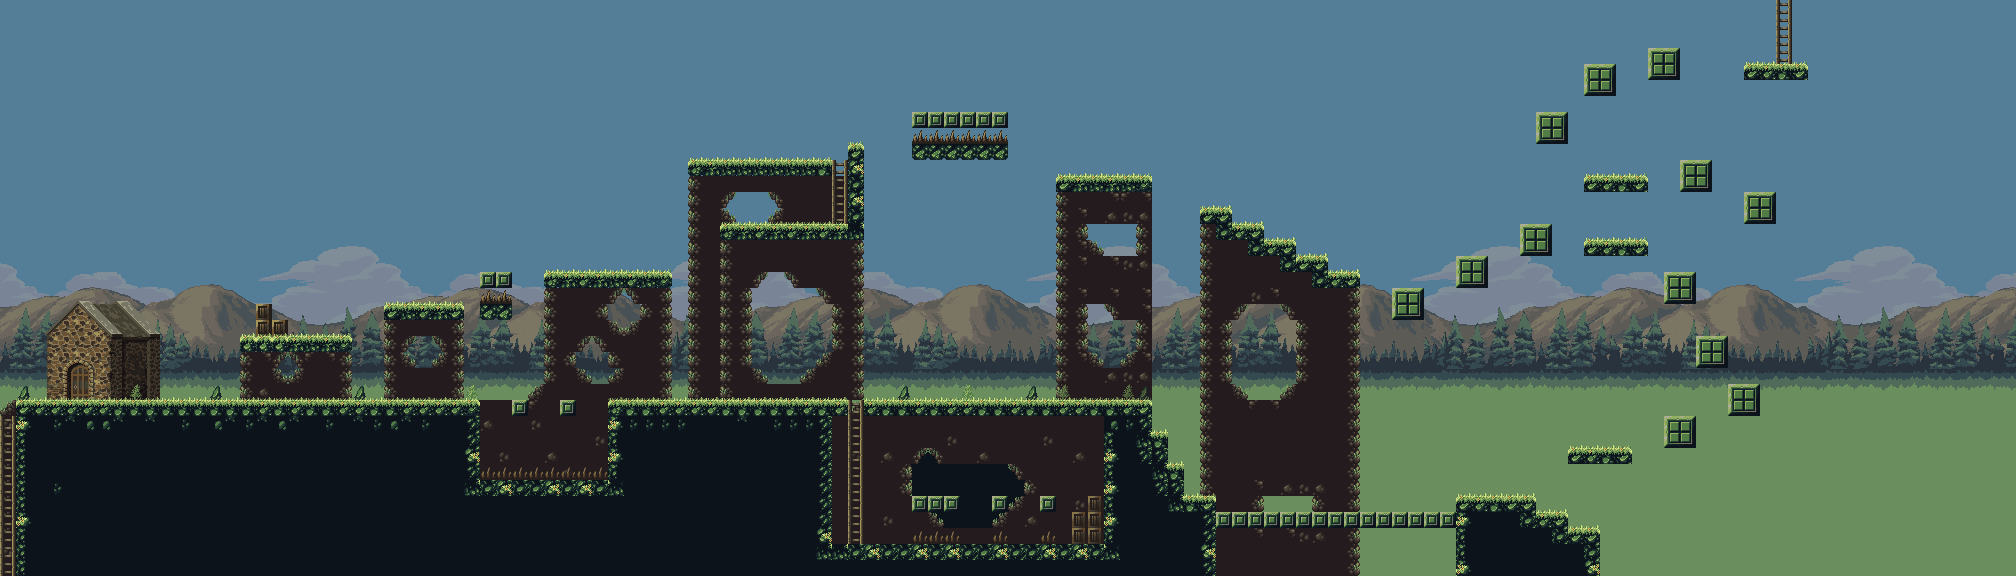

A level layout from a 2D game, rendered from its tile map. Below: a short description, then the map file with tile-grid data replaced by summaries:
An orthogonal 126x36 tile map with 16x16 px tiles, 12 tile layers (parallax1, parallax2, floorCovered, cave, ...), 4 tilesets and 74 objects (Map Limit X, Background Music).

<map version="1.2" tiledversion="1.2.4" orientation="orthogonal" renderorder="right-down" width="126" height="36" tilewidth="16" tileheight="16" infinite="0" nextlayerid="102" nextobjectid="106">
 <tileset firstgid="1" name="Background_Parallax_1" tilewidth="16" tileheight="16" tilecount="312" columns="24">
  <image source="Background_Parallax_1.png" width="384" height="216" />
 </tileset>
 <tileset firstgid="313" name="Background_Parallax_2" tilewidth="16" tileheight="16" tilecount="312" columns="24">
  <image source="Background_Parallax_2.png" width="384" height="216" />
 </tileset>
 <tileset firstgid="625" name="Taiga_Tileset" tilewidth="16" tileheight="16" tilecount="264" columns="33">
  <image source="Taiga_Tileset_2.png" width="528" height="128" />
  <terraintypes>
   <terrain name="UnderCover" tile="40" />
   <terrain name="OutsideFloor" tile="23" />
   <terrain name="SkullBlock" tile="117" />
   <terrain name="NonSkullBlock" tile="105" />
   <terrain name="SmallBlock" tile="123" />
   <terrain name="FloorLine" tile="29" />
   <terrain name="Underground" tile="77" />
   <terrain name="UndergroundBorders" tile="79" />
   <terrain name="Box" tile="49" />
   <terrain name="Spikes" tile="81" />
   <terrain name="OutsideWall" tile="21" />
  </terraintypes>
  <tile id="7" terrain=",,1,1" />
  <tile id="8" terrain=",,1,1" />
  <tile id="9" terrain=",,1,1" />
  <tile id="10" terrain=",,1,1" />
  <tile id="12" terrain=",,5,5" />
  <tile id="13" terrain=",,5,5" />
  <tile id="14" terrain=",,5,5" />
  <tile id="33" terrain=",,5,5" />
  <tile id="39" terrain="10,10,10,10" />
  <tile id="41" terrain="1,1,1,0" />
  <tile id="42" terrain="1,1,0,0" />
  <tile id="43" terrain="1,1,0,0" />
  <tile id="44" terrain="1,1,0,1" />
  <tile id="46" terrain="5,5,5,5" />
  <tile id="47" terrain="5,5,5,5" />
  <tile id="66" terrain="5,5,5,5" />
  <tile id="67" terrain="5,5,5,5" />
  <tile id="73" terrain="10,10,10,10" />
  <tile id="75" terrain="1,0,1,0" />
  <tile id="76" terrain="0,0,0,0" />
  <tile id="77" terrain="0,0,0,0" />
  <tile id="78" terrain="0,1,0,1" />
  <tile id="103" terrain="8,8,8,8" />
  <tile id="107" terrain="10,10,10,10" />
  <tile id="109" terrain="1,0,1,0" />
  <tile id="110" terrain="0,0,0,0" />
  <tile id="111" terrain="0,0,0,0" />
  <tile id="112" terrain="0,1,0,1" />
  <tile id="132" terrain=",7,7,7" />
  <tile id="133" terrain="6,6,6,6" />
  <tile id="134" terrain="6,6,6,6" />
  <tile id="135" terrain="7,,7,7" />
  <tile id="141" terrain="10,10,10,10" />
  <tile id="143" terrain="1,0,1,1" />
  <tile id="144" terrain="0,0,1,1" />
  <tile id="145" terrain="0,0,1,1" />
  <tile id="146" terrain="0,1,1,1" />
  <tile id="166" terrain="7,7,7,7" />
  <tile id="167" terrain="6,6,6,6" />
  <tile id="168" terrain="6,6,6,6" />
  <tile id="169" terrain="7,7,7,7" />
  <tile id="171" terrain="9,9,9,9">
   <objectgroup draworder="index">
    <object id="2" x="0" y="12" width="16" height="4" />
    <object id="3" x="1" y="6" width="4" height="6" />
    <object id="5" x="6" y="2" width="5" height="10" />
    <object id="6" x="5" y="11" width="1" height="1" />
    <object id="10" x="12" y="7" width="3" height="5" />
    <object id="11" x="11" y="11" width="1" height="1" />
   </objectgroup>
  </tile>
  <tile id="200" terrain="7,7,,7" />
  <tile id="201" terrain="6,6,6,6" />
  <tile id="202" terrain="6,6,6,6" />
  <tile id="203" terrain="7,7,7," />
  <tile id="209" terrain="2,2,2,2" />
  <tile id="210" terrain="2,2,2,2" />
  <tile id="212" terrain="3,3,3,3" />
  <tile id="231" terrain="3,3,3,3" />
  <tile id="243" terrain="2,2,2,2" />
  <tile id="244" terrain="2,2,2,2" />
 </tileset>
 <tileset firstgid="889" name="Props" tilewidth="16" tileheight="16" tilecount="300" columns="30">
  <image source="Props_2.png" width="488" height="160" />
  <tile id="39">
   <objectgroup draworder="index">
    <object id="3" x="0" y="0" width="16" height="16" />
   </objectgroup>
  </tile>
 </tileset>
 <layer id="89" name="parallax1" width="126" height="36" opacity="0.93">
  <properties>
   <property name="speed" type="float" value="0.6" />
  </properties>
  <data>[4536 cells, 3402 non-empty, 312 distinct tile ids]</data>
 </layer>
 <layer id="90" name="parallax2" width="126" height="36">
  <properties>
   <property name="speed" type="float" value="1.05" />
  </properties>
  <data>[4536 cells, 2772 non-empty, 312 distinct tile ids]</data>
 </layer>
 <layer id="91" name="floorCovered" width="126" height="36">
  <data>[4536 cells, 58 non-empty, 3 distinct tile ids]</data>
 </layer>
 <layer id="92" name="cave" width="126" height="36">
  <data>[4536 cells, 364 non-empty, 16 distinct tile ids]</data>
 </layer>
 <layer id="93" name="house" width="126" height="36">
  <data>[4536 cells, 130 non-empty, 67 distinct tile ids]</data>
 </layer>
 <layer id="94" name="house2" width="126" height="36">
  <data>[4536 cells, 100 non-empty, 13 distinct tile ids]</data>
 </layer>
 <layer id="95" name="platforms" width="126" height="36">
  <data>[4536 cells, 163 non-empty, 29 distinct tile ids]</data>
 </layer>
 <layer id="96" name="floor" width="126" height="36">
  <data>[4536 cells, 939 non-empty, 45 distinct tile ids]</data>
 </layer>
 <layer id="97" name="TangLayer2" width="126" height="36">
  <properties>
   <property name="isTangLayer" type="bool" value="true" />
  </properties>
  <data>[4536 cells, 155 non-empty, 19 distinct tile ids]</data>
 </layer>
 <layer id="98" name="TangLayer" width="126" height="36">
  <properties>
   <property name="isTangLayer" type="bool" value="true" />
  </properties>
  <data>[4536 cells, 1479 non-empty, 108 distinct tile ids]</data>
 </layer>
 <layer id="101" name="Tang1" width="126" height="36">
  <properties>
   <property name="isTangLayer" type="bool" value="true" />
  </properties>
  <data>[4536 cells, 70 non-empty, 5 distinct tile ids]</data>
 </layer>
 <layer id="99" name="stairs" width="126" height="36">
  <data>[4536 cells, 67 non-empty, 15 distinct tile ids]</data>
 </layer>
 <objectgroup id="56" name="WalkZones">
  <properties>
   <property name="isColliderLayer" value="true" />
  </properties>
  <!-- 34 objects omitted --></objectgroup>
 <objectgroup id="57" name="KillZones">
  <properties>
   <property name="isColliderLayer" value="true" />
  </properties>
  <!-- 6 objects omitted --></objectgroup>
 <objectgroup id="59" name="OnlyTangZones">
  <properties>
   <property name="isColliderLayer" value="true" />
  </properties>
  <!-- 20 objects omitted --></objectgroup>
 <objectgroup id="58" name="ClimbZones">
  <properties>
   <property name="isColliderLayer" value="true" />
  </properties>
  <!-- 3 objects omitted --></objectgroup>
 <objectgroup id="73" name="SpawnPoint">
  <properties>
   <property name="isSpawn" type="bool" value="true" />
  </properties>
  <!-- 1 objects omitted --></objectgroup>
 <objectgroup id="100" name="EndPoint">
  <properties>
   <property name="isEndPoint" type="bool" value="true" />
  </properties>
  <!-- 1 objects omitted --></objectgroup>
 <objectgroup id="87" name="MapLimits">
  <properties>
   <property name="isMapLimits" type="bool" value="true" />
  </properties>
  <!-- 1 objects omitted --></objectgroup>
 <objectgroup id="75" name="Music &amp;&amp; Sound">
  <properties>
   <property name="isMusicObjectGroup" type="bool" value="true" />
  </properties>
  <!-- 1 objects omitted --></objectgroup>
</map>
<!-- 67 of 74 objects omitted -->
